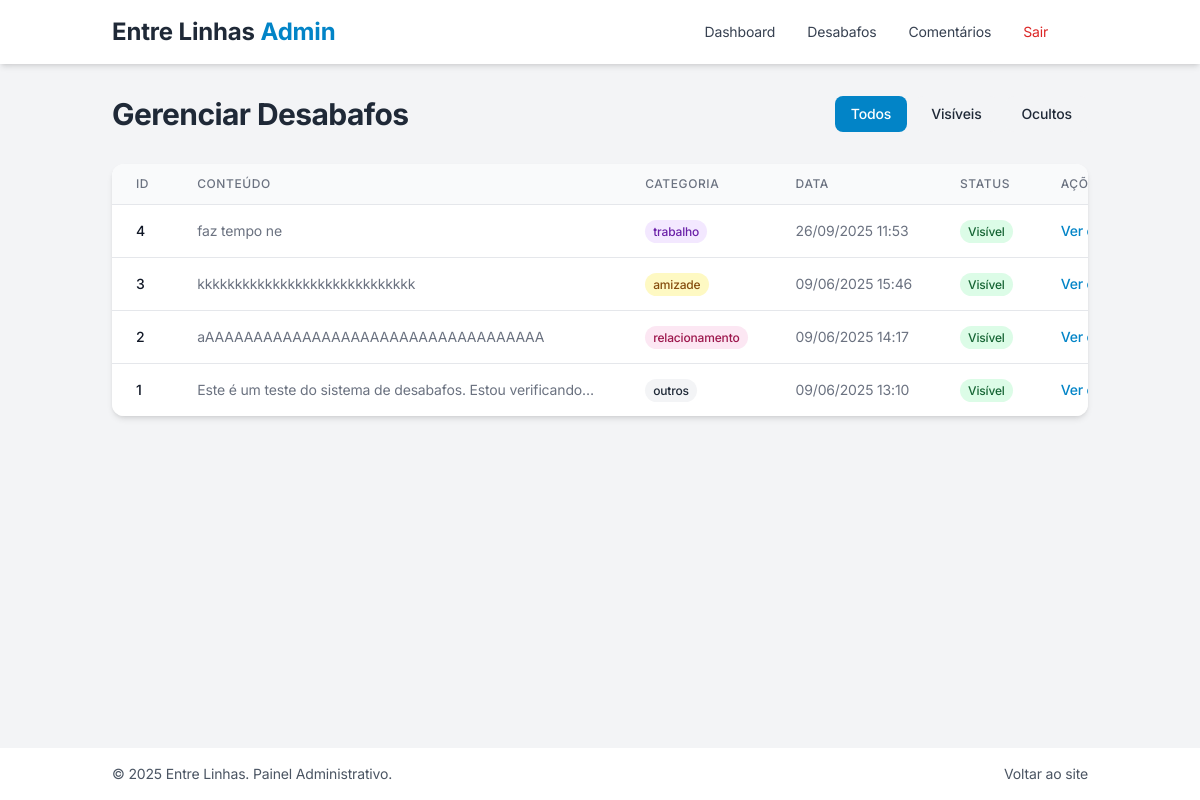
The page /admin/posts (signed in) on the database its author committed.
### tables this page shows
CREATE TABLE posts (
        id INTEGER PRIMARY KEY AUTOINCREMENT,
        mensagem TEXT NOT NULL,
        categoria TEXT NOT NULL,
        data_postagem TIMESTAMP DEFAULT CURRENT_TIMESTAMP,
        visivel BOOLEAN DEFAULT 1,
        user_id INTEGER,
        profile_id INTEGER,
        FOREIGN KEY (user_id) REFERENCES users (id)
    );

### routes/admin.py (the view)
@admin.route('/posts')
@admin_required
def posts():
    visibility = request.args.get('visibility', 'all')
    if visibility == 'visible':
        posts_list = db.get_posts(include_hidden=False)
    elif visibility == 'hidden':
        posts_list = db.get_hidden_posts()
    else:  # 'all'
        posts_list = db.get_posts(include_hidden=True)
    return render_template('admin/posts.html', posts=posts_list, visibility=visibility)

### app.py (called while the page is built)
def create_app():
    app = Flask(__name__)
    app.config.from_pyfile('config.py')
    app.secret_key = os.environ.get('SECRET_KEY', 'entrelinhas_secret_key_dev')
    db.init_db()
    app.register_blueprint(main)
    app.register_blueprint(posts)
    app.register_blueprint(comments)
    app.register_blueprint(reactions)
    app.register_blueprint(admin)
    app.register_blueprint(stats)
    app.register_blueprint(search)
    app.register_blueprint(profile)
    app.register_blueprint(reports)
    app.register_blueprint(karma)
    app.register_blueprint(auth)
    @app.context_processor
    def inject_now():
        return {'now': datetime.now()}
    return app

### database.py (called while the page is built, shortened)
def get_db_connection():
    conn = sqlite3.connect(DB_PATH)
    conn.row_factory = sqlite3.Row  # Para acessar colunas pelo nome
    return conn

def get_posts(limit=10, offset=0, include_hidden=False):
    conn = get_db_connection()
    if include_hidden:
        posts = conn.execute('''
            SELECT id, mensagem, categoria, data_postagem, visivel
            FROM posts
            ORDER BY id DESC
            LIMIT ? OFFSET ?
        ''', (limit, offset)).fetchall()
    conn.close()
    return posts

### routes/admin.py (called while the page is built)
def admin_required(view):
    @functools.wraps(view)
    def wrapped_view(**kwargs):
        if not session.get('admin_logged_in'):
            flash('Acesso restrito. Faça login como administrador.', 'error')
            return redirect(url_for('admin.login'))
        return view(**kwargs)
    return wrapped_view

### templates/admin/posts.html (shortened to what this page needs)
{% extends 'admin/base.html' %}
{% block content %}
<div class="space-y-8">
  <div class="flex justify-between items-center">
    <h1 class="text-3xl font-bold text-gray-800 dark:text-white">Gerenciar Desabafos</h1>
    <div class="flex space-x-2">
      <a href="{{ url_for('admin.posts', visibility='all') }}" class="px-4 py-2 rounded-lg text-sm font-medium transition duration-300 {% if visibility == 'all' %}bg-primary-600 text-white{% else %}bg-gray-100 dark:bg-gray-700 text-gray-800 dark:text-white hover:bg-gray-200 dark:hover:bg-gray-600{% endif %}">
        Todos
      </a>
      <a href="{{ url_for('admin.posts', visibility='visible') }}" class="px-4 py-2 rounded-lg text-sm font-medium transition duration-300 {% if visibility == 'visible' %}bg-primary-600 text-white{% else %}bg-gray-100 dark:bg-gray-700 text-gray-800 dark:text-white hover:bg-gray-200 dark:hover:bg-gray-600{% endif %}">
        Visíveis
      </a>
      <a href="{{ url_for('admin.posts', visibility='hidden') }}" class="px-4 py-2 rounded-lg text-sm font-medium transition duration-300 {% if visibility == 'hidden' %}bg-primary-600 text-white{% else %}bg-gray-100 dark:bg-gray-700 text-gray-800 dark:text-white hover:bg-gray-200 dark:hover:bg-gray-600{% endif %}">
        Ocultos
      </a>
    </div>
  </div>
  <div class="bg-white dark:bg-gray-800 rounded-xl shadow-md overflow-hidden">
    {% if posts %}
      <div class="overflow-x-auto">
        <table class="min-w-full divide-y divide-gray-200 dark:divide-gray-700">
          <thead class="bg-gray-50 dark:bg-gray-700">
            <tr>
              <th scope="col" class="px-6 py-3 text-left text-xs font-medium text-gray-500 dark:text-gray-300 uppercase tracking-wider">ID</th>
              <th scope="col" class="px-6 py-3 text-left text-xs font-medium text-gray-500 dark:text-gray-300 uppercase tracking-wider">Conteúdo</th>
              <th scope="col" class="px-6 py-3 text-left text-xs font-medium text-gray-500 dark:text-gray-300 uppercase tracking-wider">Categoria</th>
              <th scope="col" class="px-6 py-3 text-left text-xs font-medium text-gray-500 dark:text-gray-300 uppercase tracking-wider">Data</th>
              <th scope="col" class="px-6 py-3 text-left text-xs font-medium text-gray-500 dark:text-gray-300 uppercase tracking-wider">Status</th>
              <th scope="col" class="px-6 py-3 text-left text-xs font-medium text-gray-500 dark:text-gray-300 uppercase tracking-wider">Ações</th>
            </tr>
          </thead>
          <tbody class="bg-white dark:bg-gray-800 divide-y divide-gray-200 dark:divide-gray-700">
            {% for post in posts %}
              <tr class="{% if post.visivel == 0 %}bg-red-50 dark:bg-red-900/20{% endif %}">
                <td class="px-6 py-4 whitespace-nowrap text-sm font-medium text-gray-900 dark:text-white">{{ post.id }}</td>
                <td class="px-6 py-4 text-sm text-gray-500 dark:text-gray-300 max-w-md truncate">{{ post.mensagem }}</td>
                <td class="px-6 py-4 whitespace-nowrap text-sm text-gray-500 dark:text-gray-300">
                  <span class="px-2 py-1 text-xs font-medium rounded-full
                    {% if post.categoria == 'estudo' %}bg-blue-100 text-blue-800 dark:bg-blue-900 dark:text-blue-300
                    {% elif post.categoria == 'família' %}bg-green-100 text-green-800 dark:bg-green-900 dark:text-green-300
                    {% elif post.categoria == 'trabalho' %}bg-purple-100 text-purple-800 dark:bg-purple-900 dark:text-purple-300
                    {% elif post.categoria == 'amizade' %}bg-yellow-100 text-yellow-800 dark:bg-yellow-900 dark:text-yellow-300
                    {% elif post.categoria == 'relacionamento' %}bg-pink-100 text-pink-800 dark:bg-pink-900 dark:text-pink-300
                    {% elif post.categoria == 'saúde' %}bg-red-100 text-red-800 dark:bg-red-900 dark:text-red-300
                    {% else %}bg-gray-100 text-gray-800 dark:bg-gray-700 dark:text-gray-300{% endif %}">
                    {{ post.categoria }}
                  </span>
                </td>
                <td class="px-6 py-4 whitespace-nowrap text-sm text-gray-500 dark:text-gray-300">{{ post.data_postagem }}</td>
                <td class="px-6 py-4 whitespace-nowrap text-sm">
                  {% if post.visivel == 1 %}
                    <span class="px-2 py-1 text-xs font-medium bg-green-100 text-green-800 dark:bg-green-900 dark:text-green-300 rounded-full">Visível</span>
                  {% else %}
                    <span class="px-2 py-1 text-xs font-medium bg-red-100 text-red-800 dark:bg-red-900 dark:text-red-300 rounded-full">Oculto</span>
                  {% endif %}
                </td>
                <td class="px-6 py-4 whitespace-nowrap text-sm font-medium">
                  <div class="flex space-x-2">
                    <a href="{{ url_for('admin.comments', post_id=post.id) }}" class="text-primary-600 dark:text-primary-400 hover:text-primary-800 dark:hover:text-primary-300">
                      Ver comentários
                    </a>
                  </div>
                </td>
              </tr>
            {% endfor %}
          </tbody>
        </table>
      </div>
    {% else %}
      <div class="p-6 text-center">
        <p class="text-gray-500 dark:text-gray-400">Nenhum desabafo encontrado.</p>
      </div>
    {% endif %}
  </div>
</div>
{% endblock %}

### templates/admin/base.html (shortened to what this page needs)
<!DOCTYPE html>
<html lang="pt-br" class="dark">
<head>
  <script src="https://cdn.tailwindcss.com"></script>
  <link rel="stylesheet" href="{{ url_for('static', filename='css/estilos.css') }}" />
</head>
<body class="bg-gray-100 dark:bg-gray-900 min-h-screen text-gray-900 dark:text-gray-100 font-sans flex flex-col">
  <nav class="bg-white dark:bg-gray-800 shadow-md py-4">
    <div class="container mx-auto px-6 flex flex-col md:flex-row md:justify-between md:items-center">
      <div class="flex justify-between items-center">
        <a href="{{ url_for('admin.dashboard') }}" class="text-2xl font-bold text-gray-800 dark:text-white hover:text-primary-600 dark:hover:text-primary-400 transition duration-300">
          Entre Linhas <span class="text-primary-600 dark:text-primary-400">Admin</span>
        </a>
      </div>
      {% if session.get('admin_logged_in') %}
      <div class="md:flex flex-col md:flex-row md:items-center md:mx-6 mt-4 md:mt-0">
        <a href="{{ url_for('admin.dashboard') }}" class="my-1 md:my-0 md:mx-4 text-sm text-gray-700 dark:text-gray-200 hover:text-primary-600 dark:hover:text-primary-400 transition duration-300">Dashboard</a>
        <a href="{{ url_for('admin.posts') }}" class="my-1 md:my-0 md:mx-4 text-sm text-gray-700 dark:text-gray-200 hover:text-primary-600 dark:hover:text-primary-400 transition duration-300">Desabafos</a>
        <a href="{{ url_for('admin.comments') }}" class="my-1 md:my-0 md:mx-4 text-sm text-gray-700 dark:text-gray-200 hover:text-primary-600 dark:hover:text-primary-400 transition duration-300">Comentários</a>
        <a href="{{ url_for('admin.logout') }}" class="my-1 md:my-0 md:mx-4 text-sm text-red-600 dark:text-red-400 hover:text-red-800 dark:hover:text-red-300 transition duration-300">Sair</a>
      </div>
      {% endif %}
    </div>
  </nav>
  <main class="flex-grow container mx-auto px-6 py-8">
    {% block content %}{% endblock %}
  </main>
  <footer class="bg-white dark:bg-gray-800 py-4 mt-auto">
    <div class="container mx-auto px-6">
      <div class="flex justify-between items-center">
        <div class="text-sm text-gray-600 dark:text-gray-400">
          &copy; 2025 Entre Linhas. Painel Administrativo.
        </div>
        <div class="text-sm text-gray-600 dark:text-gray-400">
          <a href="{{ url_for('main.home') }}" class="hover:text-primary-600 dark:hover:text-primary-400 transition duration-300">Voltar ao site</a>
        </div>
      </div>
    </div>
  </footer>
</body>
</html>

### static/css/estilos.css (style rules this page uses)
:root { --primary-50: #f0f9ff; --primary-100: #e0f2fe; --primary-200: #bae6fd; --primary-300: #7dd3fc; --primary-400: #38bdf8; --primary-500: #0ea5e9; --primary-600: #0284c7; --primary-700: #0369a1; --primary-800: #075985; --primary-900: #0c4a6e; --gradient-primary: linear-gradient(135deg, #667eea 0%, #764ba2 100%); --gradient-secondary: linear-gradient(135deg, #f093fb 0%, #f5576c 100%); --gradient-accent: linear-gradient(135deg, #4facfe 0%, #00f2fe 100%); --shadow-soft: 0 4px 6px -1px rgba(0, 0, 0, 0.1), 0 2px 4px -1px rgba(0, 0, 0, 0.06); --shadow-medium: 0 10px 15px -3px rgba(0, 0, 0, 0.1), 0 4px 6px -2px rgba(0, 0, 0, 0.05); --shadow-large: 0 20px 25px -5px rgba(0, 0, 0, 0.1), 0 10px 10px -5px rgba(0, 0, 0, 0.04); --border-radius-sm: 0.375rem; --border-radius-md: 0.5rem; --border-radius-lg: 0.75rem; --border-radius-xl: 1rem; }
button, a, input, textarea, select { transition: all 0.3s ease; }
body { font-family: 'Inter', -apple-system, BlinkMacSystemFont, 'Segoe UI', Roboto, sans-serif; line-height: 1.6; letter-spacing: -0.01em; }
h1, h2, h3, h4, h5, h6 { font-weight: 600; line-height: 1.3; letter-spacing: -0.02em; }
:root { --warm-gray-50: #fafaf9; --warm-gray-100: #f5f5f4; --warm-gray-200: #e7e5e4; --warm-gray-300: #d6d3d1; --warm-gray-400: #a8a29e; --warm-gray-500: #78716c; --warm-gray-600: #57534e; --warm-gray-700: #44403c; --warm-gray-800: #292524; --warm-gray-900: #1c1917; --accent-soft: #f3e8ff; --accent-medium: #c084fc; --accent-strong: #9333ea; --success-soft: #dcfce7; --success-medium: #4ade80; --success-strong: #16a34a; --error-soft: #fef2f2; --error-medium: #f87171; --error-strong: #dc2626; }
* { transition: color 0.2s ease, background-color 0.2s ease, border-color 0.2s ease; }

### rows shown on the page
posts: id "4", mensagem "faz tempo ne", categoria "trabalho", data_postagem "26/09/2025 11:53", visivel "Visível"
posts: id "3", mensagem "kkkkkkkkkkkkkkkkkkkkkkkkkkkkk", categoria "amizade", data_postagem "09/06/2025 15:46", visivel "Visível"
posts: id "2", mensagem "aAAAAAAAAAAAAAAAAAAAAAAAAAAAAAAAAAAA", categoria "relacionamento", data_postagem "09/06/2025 14:17", visivel "Visível"
posts: id "1", mensagem "Este é um teste do sistema de desabafos. Estou verificando…", categoria "outros", data_postagem "09/06/2025 13:10", visivel "Visível"
